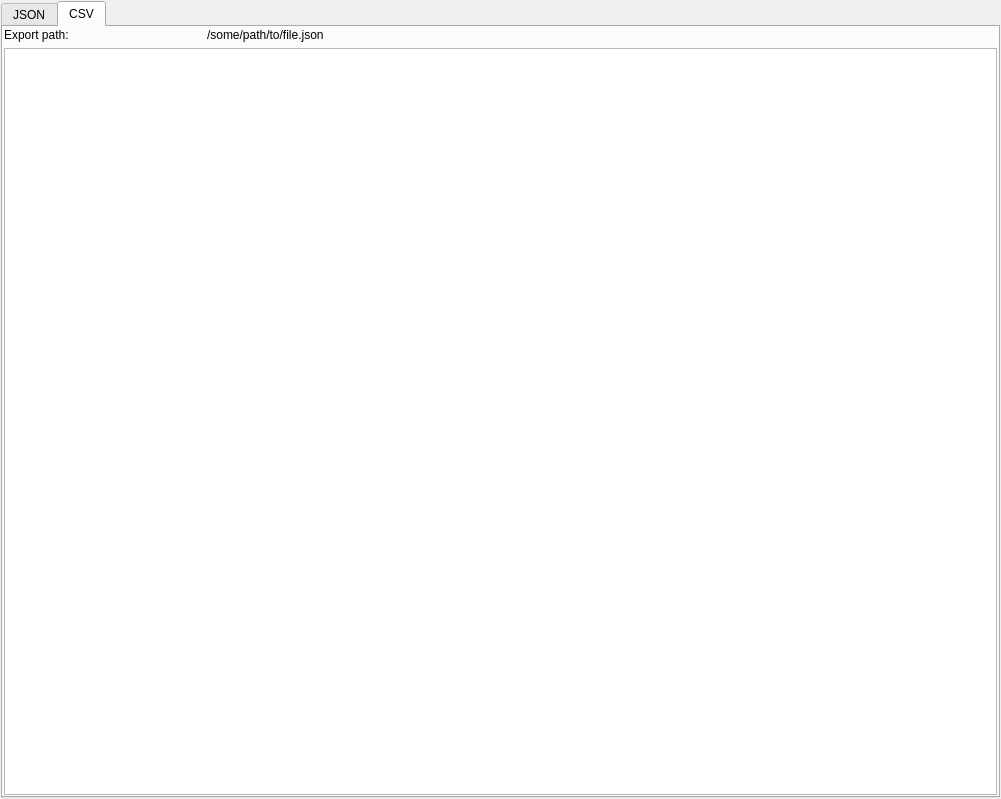
<?xml version="1.0" encoding="UTF-8"?>
<ui version="4.0">
 <class>jsonDisplay</class>
 <widget class="QWidget" name="jsonDisplay">
  <property name="geometry">
   <rect>
    <x>0</x>
    <y>0</y>
    <width>1001</width>
    <height>799</height>
   </rect>
  </property>
  <property name="windowTitle">
   <string>Form</string>
  </property>
  <layout class="QVBoxLayout" name="verticalLayout_2">
   <property name="spacing">
    <number>1</number>
   </property>
   <property name="leftMargin">
    <number>1</number>
   </property>
   <property name="topMargin">
    <number>1</number>
   </property>
   <property name="rightMargin">
    <number>1</number>
   </property>
   <property name="bottomMargin">
    <number>1</number>
   </property>
   <item>
    <layout class="QVBoxLayout" name="verticalLayout">
     <item>
      <widget class="QTabWidget" name="jsonVerbTab">
       <property name="currentIndex">
        <number>1</number>
       </property>
       <widget class="QWidget" name="jsonTab">
        <attribute name="title">
         <string>JSON</string>
        </attribute>
        <layout class="QHBoxLayout" name="horizontalLayout_14">
         <property name="leftMargin">
          <number>1</number>
         </property>
         <property name="topMargin">
          <number>1</number>
         </property>
         <property name="rightMargin">
          <number>1</number>
         </property>
         <property name="bottomMargin">
          <number>1</number>
         </property>
         <item>
          <layout class="QGridLayout" name="gridLayout_3">
           <item row="0" column="0">
            <layout class="QHBoxLayout" name="horizontalLayout_22" stretch="2,8">
             <item>
              <layout class="QHBoxLayout" name="horizontalLayout_18">
               <item>
                <widget class="QLabel" name="label_2">
                 <property name="text">
                  <string>Export path:</string>
                 </property>
                </widget>
               </item>
              </layout>
             </item>
             <item>
              <layout class="QHBoxLayout" name="horizontalLayout_21">
               <item>
                <widget class="QLabel" name="exportPath">
                 <property name="text">
                  <string>/some/path/to/file.json</string>
                 </property>
                </widget>
               </item>
              </layout>
             </item>
            </layout>
           </item>
           <item row="1" column="0">
            <layout class="QHBoxLayout" name="horizontalLayout_13">
             <item>
              <widget class="QPlainTextEdit" name="jsonView"/>
             </item>
            </layout>
           </item>
          </layout>
         </item>
        </layout>
       </widget>
       <widget class="QWidget" name="verbTab">
        <attribute name="title">
         <string>CSV</string>
        </attribute>
        <layout class="QHBoxLayout" name="horizontalLayout_28">
         <property name="leftMargin">
          <number>1</number>
         </property>
         <property name="topMargin">
          <number>1</number>
         </property>
         <property name="rightMargin">
          <number>1</number>
         </property>
         <property name="bottomMargin">
          <number>1</number>
         </property>
         <item>
          <layout class="QGridLayout" name="gridLayout">
           <item row="1" column="0">
            <layout class="QHBoxLayout" name="horizontalLayout_26" stretch="0">
             <item>
              <widget class="QPlainTextEdit" name="csvView"/>
             </item>
            </layout>
           </item>
           <item row="0" column="0">
            <layout class="QHBoxLayout" name="horizontalLayout_23" stretch="2,8">
             <item>
              <layout class="QHBoxLayout" name="horizontalLayout_24">
               <item>
                <widget class="QLabel" name="label_4">
                 <property name="text">
                  <string>Export path:</string>
                 </property>
                </widget>
               </item>
              </layout>
             </item>
             <item>
              <layout class="QHBoxLayout" name="horizontalLayout_25">
               <item>
                <widget class="QLabel" name="exportPath_2">
                 <property name="text">
                  <string>/some/path/to/file.json</string>
                 </property>
                </widget>
               </item>
              </layout>
             </item>
            </layout>
           </item>
          </layout>
         </item>
        </layout>
       </widget>
      </widget>
     </item>
    </layout>
   </item>
  </layout>
 </widget>
 <resources/>
 <connections/>
</ui>
